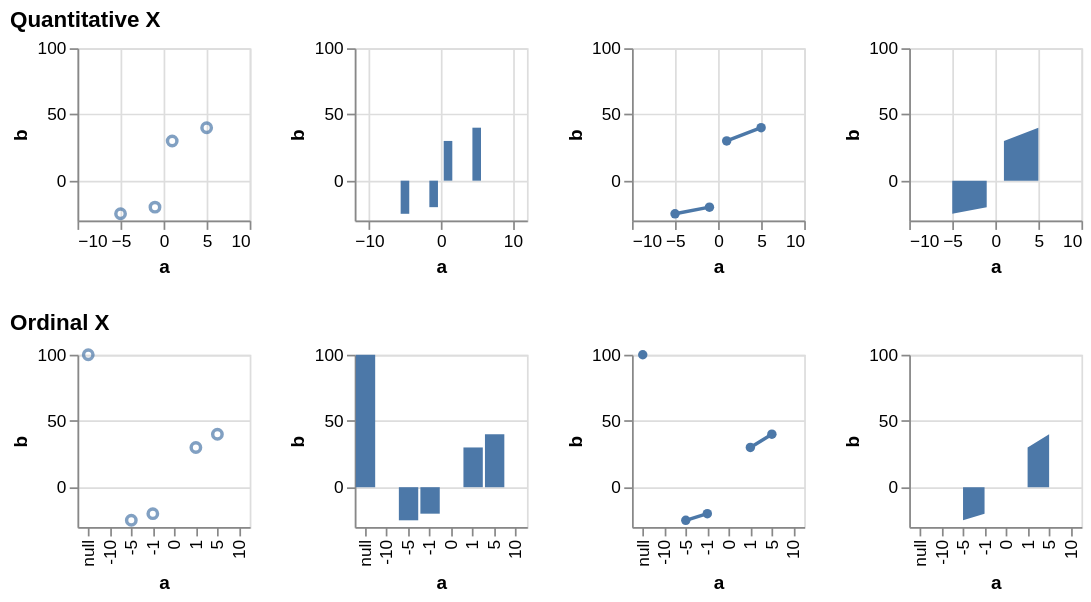

Vega-Lite specification stored for this chart:
### Vega-Lite specification from a JSON file in a GitHub repository (floating-point values rounded to 4 significant figures)
{"$schema": "https://vega.github.io/schema/vega-lite/v5.json", "description": "Testing invalid", "data": {"values": [{"a": null, "b": 100}, {"a": -10, "b": null}, {"a": -5, "b": -25}, {"a": -1, "b": -20}, {"a": 0, "b": null}, {"a": 1, "b": 30}, {"a": 5, "b": 40}, {"a": 10, "b": null}]}, "config": {"mark": {"invalid": "break-paths-show-domains", "tooltip": true}}, "vconcat": [{"title": "Quantitative X", "hconcat": [{"width": 100, "height": 100, "mark": "point", "encoding": {"x": {"field": "a", "type": "quantitative"}, "y": {"field": "b", "type": "quantitative"}}}, {"width": 100, "height": 100, "mark": "bar", "encoding": {"x": {"field": "a", "type": "quantitative"}, "y": {"field": "b", "type": "quantitative"}}}, {"width": 100, "height": 100, "layer": [{"mark": "line", "encoding": {"x": {"field": "a", "type": "quantitative"}, "y": {"field": "b", "type": "quantitative"}}}, {"mark": {"type": "point", "opacity": 1, "filled": true}, "encoding": {"x": {"field": "a", "type": "quantitative"}, "y": {"field": "b", "type": "quantitative"}}}]}, {"width": 100, "height": 100, "mark": "area", "encoding": {"x": {"field": "a", "type": "quantitative"}, "y": {"field": "b", "type": "quantitative"}}}]}, {"title": "Ordinal X", "hconcat": [{"width": 100, "height": 100, "mark": "point", "encoding": {"x": {"field": "a", "type": "ordinal"}, "y": {"field": "b", "type": "quantitative"}}}, {"width": 100, "height": 100, "mark": "bar", "encoding": {"x": {"field": "a", "type": "ordinal"}, "y": {"field": "b", "type": "quantitative"}}}, {"width": 100, "height": 100, "layer": [{"mark": "line", "encoding": {"x": {"field": "a", "type": "ordinal"}, "y": {"field": "b", "type": "quantitative"}}}, {"mark": {"type": "point", "opacity": 1, "filled": true}, "encoding": {"x": {"field": "a", "type": "ordinal"}, "y": {"field": "b", "type": "quantitative"}}}]}, {"width": 100, "height": 100, "mark": "area", "encoding": {"x": {"field": "a", "type": "ordinal"}, "y": {"field": "b", "type": "quantitative"}}}]}]}
